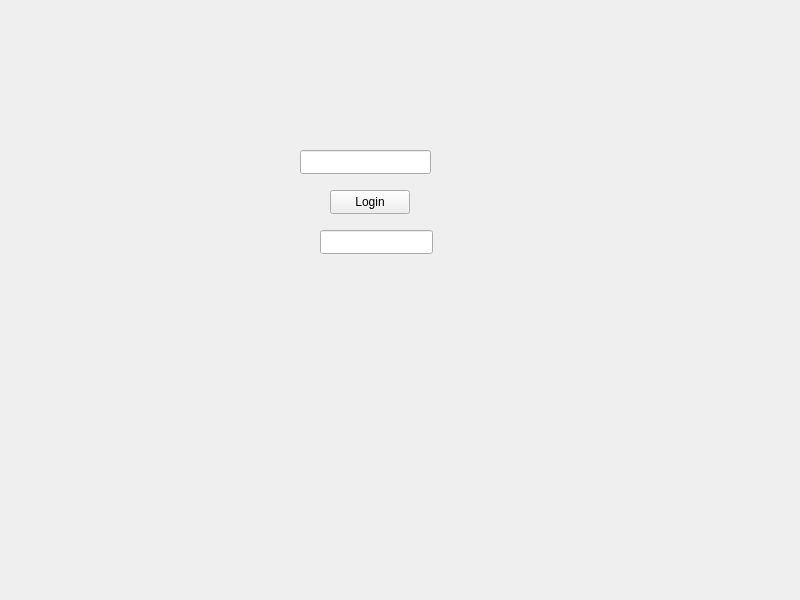
<?xml version="1.0" encoding="UTF-8"?>
<ui version="4.0">
 <class>MainWindow</class>
 <widget class="QMainWindow" name="MainWindow">
  <property name="geometry">
   <rect>
    <x>0</x>
    <y>0</y>
    <width>800</width>
    <height>600</height>
   </rect>
  </property>
  <property name="windowTitle">
   <string>MainWindow</string>
  </property>
  <widget class="QWidget" name="centralwidget">
   <widget class="QPushButton" name="loginBtn">
    <property name="geometry">
     <rect>
      <x>330</x>
      <y>190</y>
      <width>80</width>
      <height>24</height>
     </rect>
    </property>
    <property name="text">
     <string>Login</string>
    </property>
   </widget>
   <widget class="QLineEdit" name="result">
    <property name="geometry">
     <rect>
      <x>320</x>
      <y>230</y>
      <width>113</width>
      <height>24</height>
     </rect>
    </property>
    <property name="autoFillBackground">
     <bool>false</bool>
    </property>
   </widget>
   <widget class="QLineEdit" name="username">
    <property name="geometry">
     <rect>
      <x>300</x>
      <y>150</y>
      <width>131</width>
      <height>24</height>
     </rect>
    </property>
    <property name="autoFillBackground">
     <bool>false</bool>
    </property>
   </widget>
  </widget>
 </widget>
 <resources/>
 <connections/>
</ui>
